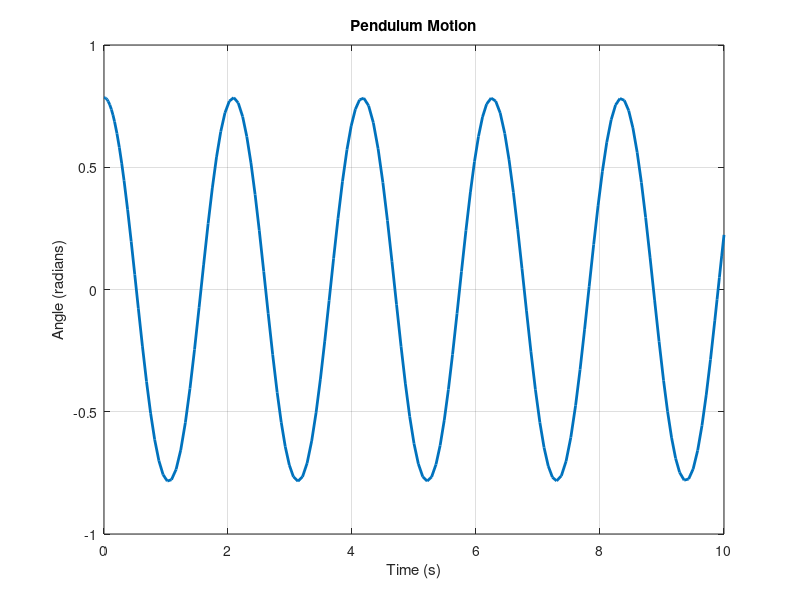

Reproduce this figure in MATLAB.
% pendulum_simulation.m
% This script simulates the motion of a simple pendulum

% Step 1: Define the pendulum parameters
g = 9.81;  % Gravitational acceleration (m/s^2)
L = 1;     % Length of the pendulum (m)
theta0 = pi/4;  % Initial angle (radians)
omega0 = 0;     % Initial angular velocity (rad/s)

% Step 2: Define the equations of motion (second-order ODE)
% d2theta/dt^2 = -(g/L)*sin(theta)
pendulum_eq = @(t, y) [y(2); -(g/L) * sin(y(1))];

% Step 3: Solve the ODE using ode45
[t, y] = ode45(pendulum_eq, [0, 10], [theta0, omega0]);

% Step 4: Plot the results (angle vs time)
figure;
plot(t, y(:,1), 'LineWidth', 2);
title('Pendulum Motion');
xlabel('Time (s)');
ylabel('Angle (radians)');
grid on;

% Step 5: Display the maximum angle reached
max_angle = max(y(:,1));
disp(['Maximum Angle Reached: ', num2str(max_angle), ' radians']);
